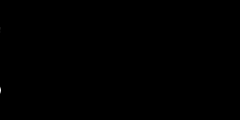
Frame 1 (no input)
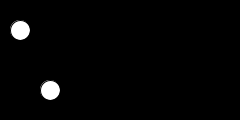
Frame 60 (the mouse pressed at the canvas centre just before this capture)
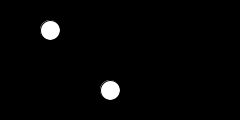
Frame 120 (the mouse held since frame 60 and released just before this capture)

The Processing sketch that drew these frames (run headless with seeded random() and noise(); from frame 60 on, the mouse is pressed at the canvas centre):

// Processing sketch: variableTypesTues3
// ── variableTypesTues3.pde
int radius = 10;

float floatX = -radius;
float floatSpeed = 0.5;

int intX = -radius;
int intSpeed = 1;

void setup(){
  size(240, 120);
  smooth();
  ellipseMode(RADIUS);
}

void draw(){
  background(0);
  
  //challenge:  can you get circle on bottom to be SLOWER than circle on top?

  //my ellipse that uses float on top
  floatX = floatX + floatSpeed; //increase value of x
  ellipse(floatX, 30, radius, radius);
  
 //my ellipse that uses int on bottom
  intX = intX + intSpeed;
  ellipse(intX, 90, radius, radius);
}
